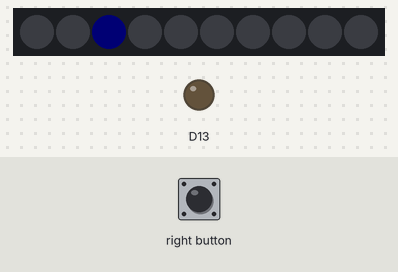
A program run on a simulated Adafruit Circuit Playground Express. On the bench: 10 RGB LEDs in strip order, left to right, output pins drawn as LEDs (lit = HIGH). Inputs (shaded band) come from the test bench. Dim RGB values are drawn brighter than linear; what the program prints to the serial monitor is not drawn.

Above: at 1.2 s.
1.3 s: right button pressed for 0.15 s
At 1.75 s:
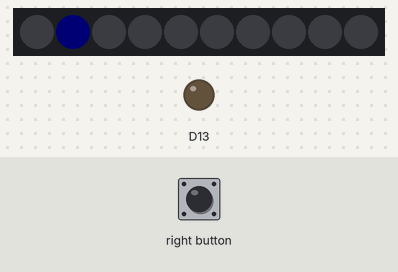
2.9 s: right button pressed for 1 s
At 3.25 s:
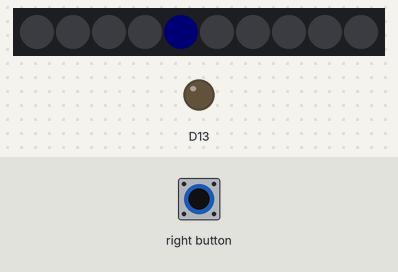
Timing chart, 0 to 5.9 s (numbered marks = the images above; inputs shaded):
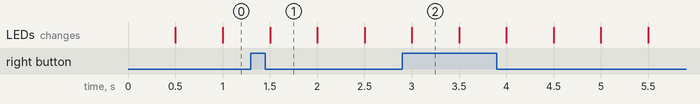

Measured:
- what the display in image 1 shows lasts 0.5 s, from 1.5 s to 2.0 s

The program:

main.cpp
```cpp
#include <Arduino.h>
#include <Adafruit_CircuitPlayground.h>
#include <math.h>

int i = 0;
bool dir = true;
bool canChange = true;
int period = 500;
unsigned long time_now = 0;
unsigned long listenNow = 0;
unsigned long stepHere = 0;


void setup() {
  Serial.begin(115200);
  CircuitPlayground.begin();
  CircuitPlayground.setBrightness(50);
}

void loop() {

  if(millis() >= listenNow){
    if (CircuitPlayground.rightButton() && canChange) {
      canChange = false;
      listenNow = listenNow + period + 100;
      Serial.print("You pressed the button");
      dir = !dir;
    }
  }

  if(millis() >= time_now + period){
    CircuitPlayground.clearPixels();
    CircuitPlayground.setPixelColor(i,10);
    time_now += period;
    stepHere = time_now + 350;
  }

  if(millis() >= stepHere) {
    stepHere += 10000;
    if (dir) {
      i++;
    }
    else {
      i--;
    }
    canChange = true;
  }

  i = i%10;
  if (i<0) {
    i = 9;
  }
}
```
